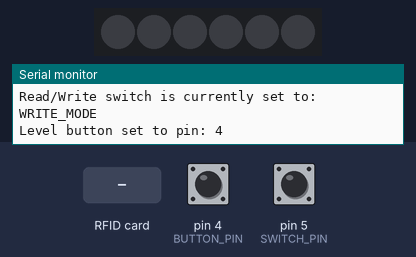
Simulated run of this program. Board: Arduino Nano, built with avr-gcc and run on an emulated ATmega328P. Shown: 6 RGB LEDs in strip order, left to right, the last lines printed to the serial monitor. Inputs (shaded band) come from the test bench; at power-on: pin 4 (BUTTON_PIN) HIGH, pin 5 (SWITCH_PIN) HIGH. Dim RGB values are drawn brighter than linear.

Above: at 1.2 s.
1.3 s: pin 4 (BUTTON_PIN) pulled LOW for 0.15 s
At 2.4 s:
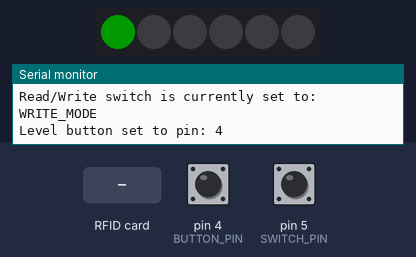
2.9 s: pin 4 (BUTTON_PIN) pulled LOW for 1 s
At 3.6 s:
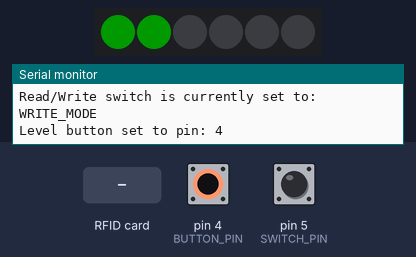
5.4 s: RFID card 5E 7A 19 C4 held to the reader
At 6.6 s:
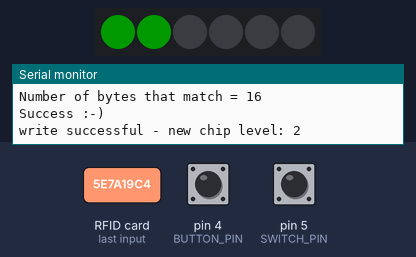
6.9 s: pin 5 (SWITCH_PIN) pulled LOW for 3.2 s
At 8.1 s:
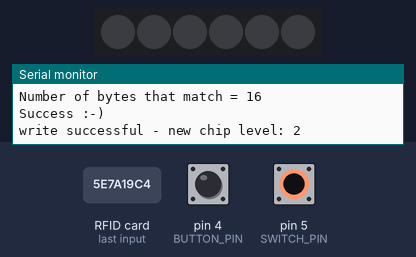
11.6 s: pin 4 (BUTTON_PIN) pulsed LOW 5 times (0.12 s each, 0.3 s apart)
At 12.73 s:
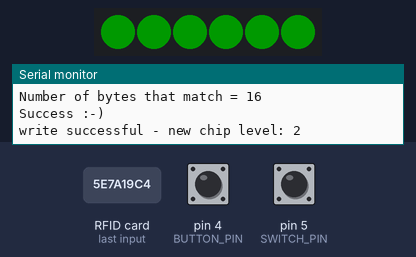
14.6 s: pin 4 (BUTTON_PIN) pulled LOW for 3.2 s
At 15.4 s:
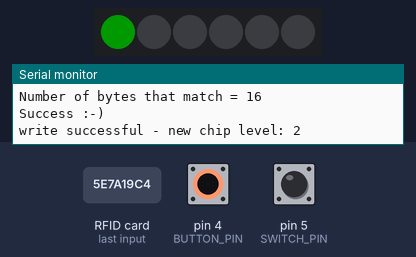
Timing chart, 0 to 17.6 s (numbered marks = the images above; inputs shaded):
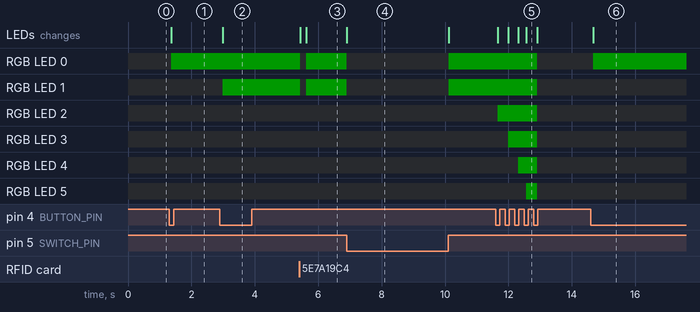

Measured:
- after the input at 1.3 s, RGB LED 0: off → RGB(0, 25, 0) after 0.06 s; the LEDs: change after 0.06 s (image 1)
- after the input at 2.9 s, RGB LED 1: off → RGB(0, 25, 0) after 0.09 s; the LEDs: change after 0.09 s (image 2)
- after the input at 5.4 s, RGB LED 0, RGB LED 1: RGB(0, 25, 0) → off at once, → RGB(0, 25, 0) 0.20 s later; the LEDs: first change at once (image 3 shows a later state)
- after the input at 6.9 s, RGB LED 0, RGB LED 1: RGB(0, 25, 0) → off at once, → RGB(0, 25, 0) 3.2 s later; the LEDs: change at once (image 4)
- after the input at 11.6 s, RGB LED 0, RGB LED 1: RGB(0, 25, 0) → off after 1.3 s
- after the input at 14.6 s, RGB LED 0: off → RGB(0, 25, 0) after 0.07 s; the LEDs: change after 0.07 s (image 6)

The program:

main.cpp
```cpp
#include <SPI.h>
#include <MFRC522.h>
#include "MFRC522_func.h"
// #include "SoftwareSerial.h"
// #include "DFRobotDFPlayerMini.h"
#include <FastLED.h>

// logic
#define MY_LEVEL 0
#define EVENT_ID_BIT 3 // burnerot 2022 is bit 3, count starts at 0
byte lastReadLevel = 0;
byte currWriteLevel = 0;

// RFID
#define SS_PIN 10
#define RST_PIN 9
MFRC522 mfrc522(SS_PIN, RST_PIN); // Instance of the class

MFRC522::MIFARE_Key key;
// Init array that will store new NUID
byte nuidPICC[4];
byte blockAddr      = 4;
byte buffer[18];
byte size = sizeof(buffer);
byte trailerBlock   = 7;

// sound
// SoftwareSerial mySoftwareSerial(2, 3); // RX, TX
// DFRobotDFPlayerMini myDFPlayer;
// #define VOLUME 15

// LEDs
#define DATA_PIN 3
#define NUM_LEDS 6
#define BRIGHTNESS 50

// Define the array of leds
CRGB leds[NUM_LEDS];

// Switch & Button
#define BUTTON_PIN 4
#define SWITCH_PIN 5
#define DEBOUNCE_DELAY 50
#define READ_MODE LOW
#define WRITE_MODE HIGH
uint8_t switchState = READ_MODE;
uint8_t buttonState = HIGH;
uint8_t lastButtonState = HIGH;
unsigned long lastDebounceTime = 0;
unsigned long debounceDelay = DEBOUNCE_DELAY;
uint8_t reading;


void setup() {

  Serial.begin(115200);

  // RFID
  SPI.begin(); // Init SPI bus
  mfrc522.PCD_Init(); // Init MFRC522
  //mfrc522.PCD_DumpVersionToSerial();  // Show details of PCD - MFRC522 Card Reader details
  for (byte i = 0; i < 6; i++) {
    key.keyByte[i] = 0xFF;
  }
  Serial.print("Station level is: "); Serial.println(MY_LEVEL);

  // Sound
  // Serial.println(F("DFRobot DFPlayer Mini Demo"));
  // Serial.println(F("Initializing DFPlayer ... (May take 3~5 seconds)"));

  // mySoftwareSerial.begin(9600);
  // if (!myDFPlayer.begin(mySoftwareSerial)) {  //Use softwareSerial to communicate with mp3.
  //   Serial.println(F("Unable to begin DFPlayer Mini:"));
  //   Serial.println(F("1.Please recheck the connection!"));
  //   Serial.println(F("2.Please insert the SD card!"));
  //   Serial.println(F("Continuing with no sound..."));
  // } else {
  //   Serial.println(F("DFPlayer Mini online."));
  //   myDFPlayer.volume(VOLUME);  //Set volume value. From 0 to 30
  // }

  // LEDs
  FastLED.addLeds<NEOPIXEL, DATA_PIN>(leds, NUM_LEDS);
  FastLED.setBrightness(BRIGHTNESS);
  Serial.print("LED Brightness set to: "); Serial.print(BRIGHTNESS); Serial.println(" out of 255.");

  // Switch & Button
  pinMode(SWITCH_PIN, INPUT_PULLUP);
  Serial.print("Read/Write switch set to pin: "); Serial.println(SWITCH_PIN);
  // Read/Write switch reading
  switchState = digitalRead(SWITCH_PIN);
  Serial.print("Read/Write switch is currently set to: ");
  if (switchState == READ_MODE) {
    Serial.println("READ_MODE");
  } else {
    Serial.println("WRITE_MODE");
  }

  pinMode(BUTTON_PIN, INPUT_PULLUP);
  Serial.print("Level button set to pin: "); Serial.println(BUTTON_PIN);
}

void loop() {
  // Read/Write switch reading
  switchState = digitalRead(SWITCH_PIN);

  // Key switch reading with debounce
  reading = digitalRead(BUTTON_PIN);

  if (reading != lastButtonState) {
    // reset the debouncing timer
    lastDebounceTime = millis();
  }

  // Logic for Read mode - ignore button, display last read level
  if (switchState == READ_MODE) {
    FastLED.clear();
    fill_solid(leds, lastReadLevel, CRGB::Blue);
    FastLED.show();
  } else if (switchState == WRITE_MODE) {
    // Logic for Write mode - read button with debounce, display current write level
    if ((millis() - lastDebounceTime) > debounceDelay) {
      // whatever the reading is at, it's been there for longer than the debounce
      // delay, so take it as the actual current state:
      // if the button state has changed:
      if (reading != buttonState) {
        buttonState = reading;
        // only advance current level at one edge of the button press
        if (buttonState == LOW) {
          currWriteLevel++;
          if (currWriteLevel > NUM_LEDS) {
            currWriteLevel = 0;
          }
        }
      }
    }
    FastLED.clear();
    fill_solid(leds, currWriteLevel, CRGB::Green);
    FastLED.show();
  }
  lastButtonState = reading;


  // Look for new cards
  if ( ! mfrc522.PICC_IsNewCardPresent())
    return;

  // Verify if the NUID has been read
  if ( ! mfrc522.PICC_ReadCardSerial())
    return;

  // perform authentication to open communication
  bool auth_success = authenticate(trailerBlock, &key, mfrc522);
  if (!auth_success) {
    // Halt PICC
    mfrc522.PICC_HaltA();
    // Stop encryption on PCD
    mfrc522.PCD_StopCrypto1();
    return;
  }

  // read the tag to get coded information to buffer
  bool read_success = read_block(blockAddr, buffer, size, mfrc522);
  if (!read_success) {
    // Serial.println(F("Initial read failed, closing connection"));
    // Halt PICC
    mfrc522.PICC_HaltA();
    // Stop encryption on PCD
    mfrc522.PCD_StopCrypto1();
    return;
  }

  byte color = *(buffer + 0); // byte 0 for color encoding
  if(color == 0xff) {
    color = 0x4; // set uninitialized color to 0x4
  }
  byte level = *(buffer + 1); // byte 1 for level encoding
  if(level == 0xff) {
    level = 0;
  }
  byte eventTrack = *(buffer + 15); // byte 15 for event track encoding bit[0] = burnerot2018, bit[1] = contra2019, bit[2] = midburn2022, bit[3] = burnerot2022
  if(eventTrack == 0xff) {
    eventTrack = 0x8; // set uninitialized eventTrack to 0x8, bit[3] = burnerot2022
  }
  Serial.print("Current chip color: "); Serial.println(color);
  Serial.print("Current chip level: "); Serial.println(level);
  Serial.print("Current chip eventTrack: "); Serial.println(eventTrack);

  if(switchState == WRITE_MODE) {
    eventTrack |= (1 << EVENT_ID_BIT);
    byte dataBlock[] = {
      color, currWriteLevel, 0x00, 0x00,
      0x00, 0x00, 0x00, 0x00,
      0x00, 0x00, 0x00, 0x00,
      0x00, 0x00, 0x00, eventTrack  // byte 15 for event track bit[0] = burnerot2018, bit[1] = contra2019, bit[2] = Midburn2022, bit[3] = burnerot2022
    };

    bool write_success = write_and_verify(blockAddr, dataBlock, buffer, size, mfrc522);
    if(!write_success) {
      // Failed write light the LEDs RED shortly
      FastLED.clear();
      fill_solid(leds, currWriteLevel, CRGB::Red);
      FastLED.show();
      Serial.println(F("write failed"));
      delay(1000); // hold the fail display for a little
      // Halt PICC
      mfrc522.PICC_HaltA();
      // Stop encryption on PCD
      mfrc522.PCD_StopCrypto1();
      return;
    } else {
      Serial.print("write successful - new chip level: "); Serial.println(currWriteLevel);
    }
  } else if (switchState == READ_MODE) {
    lastReadLevel = level;
  }

  // Halt PICC
  mfrc522.PICC_HaltA();

  // Stop encryption on PCD
  mfrc522.PCD_StopCrypto1();

  // visual indication for a successful operation clear the LEDs so they can light up at next loop
  FastLED.clear();
  FastLED.show();

  // hold everything in place for some time so we don't accidentally read the same chip again
  delay(200);
}
```

MFRC522_func.h
```cpp
#include <MFRC522.h>

/**
 * Helper routine to dump a byte array as hex values to Serial.
 */
void dump_byte_array(byte *buffer, byte bufferSize) {
    for (byte i = 0; i < bufferSize; i++) {
        Serial.print(buffer[i] < 0x10 ? " 0" : " ");
        Serial.print(buffer[i], HEX);
    }
}
/**
 * authenticate the comm channel with the RFID chip, all read/write actions must do this before they can act
 */
bool authenticate(byte trailerBlock, MFRC522::MIFARE_Key *key, MFRC522 &mfrc522) {
    MFRC522::StatusCode status;

    // Authenticate using key A
    // Serial.println(F("Authenticating using key A..."));
    status = mfrc522.PCD_Authenticate(MFRC522::PICC_CMD_MF_AUTH_KEY_A, trailerBlock, key, &(mfrc522.uid));
    if (status != MFRC522::STATUS_OK) {
        Serial.print(F("PCD_Authenticate() failed: "));
        Serial.println(mfrc522.GetStatusCodeName(status));
        return false;
    }
    return true;
}
/**
 * Read a data block of `size` from the RFID chip to a buffer
 */
bool read_block(byte blockAddr, byte buffer[], byte size, MFRC522 &mfrc522) {
    MFRC522::StatusCode status;

    // Read data from the block
    // Serial.print(F("Reading data from block ")); Serial.print(blockAddr);
    // Serial.println(F(" ..."));
    status = mfrc522.MIFARE_Read(blockAddr, buffer, &size);
    if (status != MFRC522::STATUS_OK) {
        Serial.print(F("MIFARE_Read() failed: "));
        Serial.println(mfrc522.GetStatusCodeName(status));
        return false;
    }
    // Serial.print(F("Data in block ")); Serial.print(blockAddr); Serial.println(F(":"));
    // dump_byte_array(buffer, 16); Serial.println();
    // Serial.println();
    return true;
}
/**
 * Write a dataBlock of `size` to the RFID chip and read it back to verify it was written properly
 */
bool write_and_verify(byte blockAddr, byte dataBlock[], byte buffer[], byte size, MFRC522 &mfrc522) {
    MFRC522::StatusCode status;

    // Write data to the block
    // Serial.print(F("Writing data into block ")); Serial.print(blockAddr);
    // Serial.println(F(" ..."));
    // dump_byte_array(dataBlock, 16); Serial.println();
    status = mfrc522.MIFARE_Write(blockAddr, dataBlock, 16);
    if (status != MFRC522::STATUS_OK) {
        Serial.print(F("MIFARE_Write() failed: "));
        Serial.println(mfrc522.GetStatusCodeName(status));
        return false;
    }
    Serial.println();

    // Read data from the block (again, should now be what we have written)
    // Serial.print(F("Reading data from block ")); Serial.print(blockAddr);
    // Serial.println(F(" ..."));
    status = mfrc522.MIFARE_Read(blockAddr, buffer, &size);
    if (status != MFRC522::STATUS_OK) {
        Serial.print(F("MIFARE_Read() failed: "));
        Serial.println(mfrc522.GetStatusCodeName(status));
        return false;
    }
    // Serial.print(F("Data in block ")); Serial.print(blockAddr); Serial.println(F(":"));
    // dump_byte_array(buffer, 16); Serial.println();

    // Check that data in block is what we have written
    // by counting the number of bytes that are equal
    Serial.println(F("Checking result..."));
    byte count = 0;
    for (byte i = 0; i < 16; i++) {
        // Compare buffer (= what we've read) with dataBlock (= what we've written)
        if (buffer[i] == dataBlock[i])
            count++;
    }
    Serial.print(F("Number of bytes that match = ")); Serial.println(count);
    if (count == 16) {
        Serial.println(F("Success :-)"));
        return true;
    } else {
        Serial.println(F("Failure, no match :-("));
        Serial.println(F("  perhaps the write didn't work properly..."));
        Serial.println();
        return false;
    }
}
/**
 * Compare two UIDs and check if they are identical
 */
bool UIDcompare (unsigned int prevUID[], unsigned int currUID[], int UIDLen) {
    for (int i = 0; i < UIDLen; i++) {
        if (prevUID[i] != currUID[i])
            return false;
    }
    return true;
}
```
